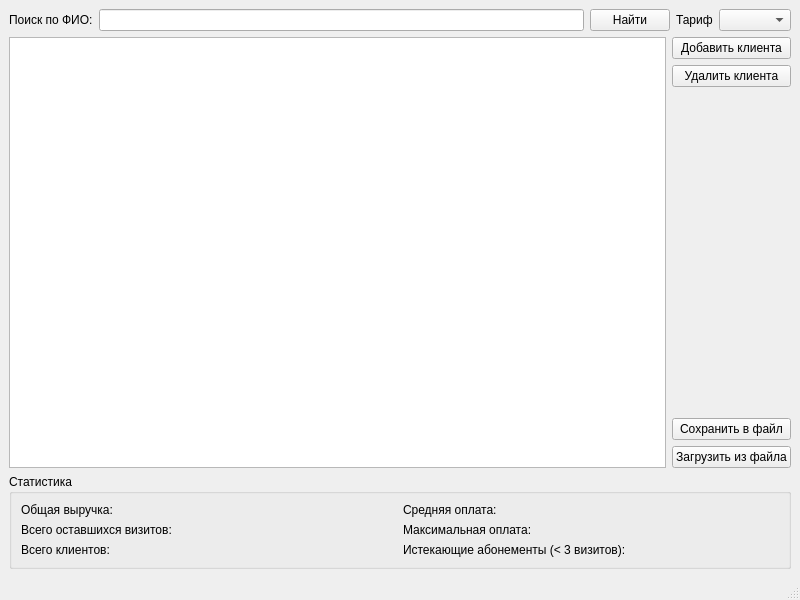
<?xml version="1.0" encoding="UTF-8"?>
<ui version="4.0">
 <class>MainWindow</class>
 <widget class="QMainWindow" name="MainWindow">
  <property name="geometry">
   <rect>
    <x>0</x>
    <y>0</y>
    <width>800</width>
    <height>600</height>
   </rect>
  </property>
  <property name="windowTitle">
   <string>Task 2</string>
  </property>
  <widget class="QWidget" name="centralwidget">
   <layout class="QVBoxLayout" name="verticalLayout_2">
    <item>
     <layout class="QHBoxLayout" name="horizontalLayout">
      <item>
       <widget class="QLabel" name="label">
        <property name="text">
         <string>Поиск по ФИО:</string>
        </property>
       </widget>
      </item>
      <item>
       <widget class="QLineEdit" name="search"/>
      </item>
      <item>
       <widget class="QPushButton" name="search_button">
        <property name="text">
         <string>Найти</string>
        </property>
       </widget>
      </item>
      <item>
       <widget class="QLabel" name="label_2">
        <property name="text">
         <string>Тариф</string>
        </property>
       </widget>
      </item>
      <item>
       <widget class="QComboBox" name="filter_category"/>
      </item>
     </layout>
    </item>
    <item>
     <layout class="QHBoxLayout" name="horizontalLayout_2">
      <item>
       <widget class="QTableView" name="tableView"/>
      </item>
      <item>
       <layout class="QVBoxLayout" name="verticalLayout">
        <item>
         <widget class="QPushButton" name="add">
          <property name="text">
           <string>Добавить клиента</string>
          </property>
         </widget>
        </item>
        <item>
         <widget class="QPushButton" name="remove">
          <property name="text">
           <string>Удалить клиента</string>
          </property>
         </widget>
        </item>
        <item>
         <spacer name="verticalSpacer">
          <property name="orientation">
           <enum>Qt::Orientation::Vertical</enum>
          </property>
          <property name="sizeHint" stdset="0">
           <size>
            <width>20</width>
            <height>40</height>
           </size>
          </property>
         </spacer>
        </item>
        <item>
         <widget class="QPushButton" name="save">
          <property name="text">
           <string>Сохранить в файл</string>
          </property>
         </widget>
        </item>
        <item>
         <widget class="QPushButton" name="load">
          <property name="text">
           <string>Загрузить из файла</string>
          </property>
         </widget>
        </item>
       </layout>
      </item>
     </layout>
    </item>
    <item>
     <widget class="QGroupBox" name="status_group">
      <property name="title">
       <string>Статистика</string>
      </property>
      <layout class="QGridLayout" name="gridLayout">
       <item row="1" column="0">
        <layout class="QHBoxLayout" name="horizontalLayout_4">
         <item>
          <widget class="QLabel" name="label_4">
           <property name="text">
            <string>Всего оставшихся визитов:</string>
           </property>
          </widget>
         </item>
         <item>
          <widget class="QLabel" name="total_quantity">
           <property name="text">
            <string/>
           </property>
          </widget>
         </item>
        </layout>
       </item>
       <item row="2" column="1">
        <layout class="QHBoxLayout" name="horizontalLayout_8">
         <item>
          <widget class="QLabel" name="label_8">
           <property name="text">
            <string>Истекающие абонементы (&lt; 3 визитов):</string>
           </property>
          </widget>
         </item>
         <item>
          <widget class="QLabel" name="low_stock_count">
           <property name="text">
            <string/>
           </property>
          </widget>
         </item>
        </layout>
       </item>
       <item row="2" column="0">
        <layout class="QHBoxLayout" name="horizontalLayout_3">
         <item>
          <widget class="QLabel" name="label_5">
           <property name="text">
            <string>Всего клиентов:</string>
           </property>
          </widget>
         </item>
         <item>
          <widget class="QLabel" name="unique_products">
           <property name="text">
            <string/>
           </property>
          </widget>
         </item>
        </layout>
       </item>
       <item row="1" column="1">
        <layout class="QHBoxLayout" name="horizontalLayout_7">
         <item>
          <widget class="QLabel" name="label_7">
           <property name="text">
            <string>Максимальная оплата:</string>
           </property>
          </widget>
         </item>
         <item>
          <widget class="QLabel" name="most_expensive">
           <property name="text">
            <string/>
           </property>
          </widget>
         </item>
        </layout>
       </item>
       <item row="0" column="0">
        <layout class="QHBoxLayout" name="horizontalLayout_5">
         <item>
          <widget class="QLabel" name="label_3">
           <property name="text">
            <string>Общая выручка:</string>
           </property>
          </widget>
         </item>
         <item>
          <widget class="QLabel" name="total_value">
           <property name="text">
            <string/>
           </property>
          </widget>
         </item>
        </layout>
       </item>
       <item row="0" column="1">
        <layout class="QHBoxLayout" name="horizontalLayout_6">
         <item>
          <widget class="QLabel" name="label_6">
           <property name="text">
            <string>Средняя оплата:</string>
           </property>
          </widget>
         </item>
         <item>
          <widget class="QLabel" name="average_price">
           <property name="text">
            <string/>
           </property>
          </widget>
         </item>
        </layout>
       </item>
      </layout>
     </widget>
    </item>
   </layout>
  </widget>
  <widget class="QMenuBar" name="menubar">
   <property name="geometry">
    <rect>
     <x>0</x>
     <y>0</y>
     <width>800</width>
     <height>37</height>
    </rect>
   </property>
  </widget>
  <widget class="QStatusBar" name="statusbar"/>
 </widget>
 <resources/>
 <connections/>
</ui>
